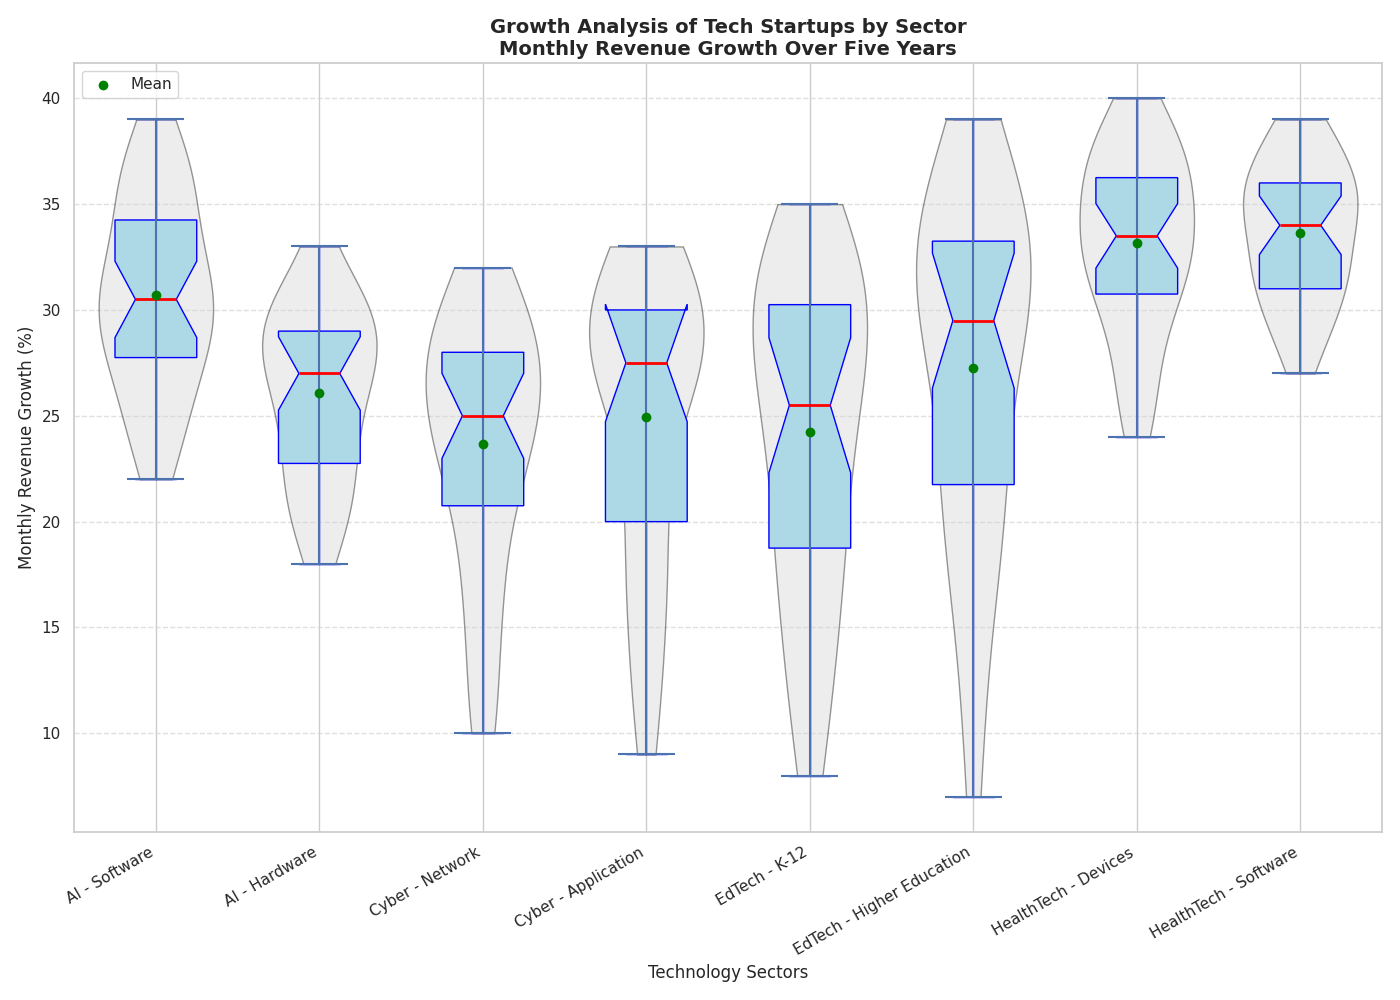

This figure's Python source:
import matplotlib.pyplot as plt
import numpy as np

# Define the reduced technology sectors
sectors = ['AI - Software', 'AI - Hardware', 'Cyber - Network', 'Cyber - Application', 
           'EdTech - K-12', 'EdTech - Higher Education', 'HealthTech - Devices', 'HealthTech - Software']

# Synthetic monthly revenue growth data over five years for each sector
ai_software_growth = [22, 24, 23, 25, 27, 30, 28, 25, 27, 26, 29, 31,
                      28, 32, 29, 30, 31, 33, 30, 31, 35, 29, 34, 37, 36, 35, 33, 32, 36, 37, 38, 39]
ai_hardware_growth = [18, 19, 22, 20, 21, 25, 24, 22, 23, 24, 20, 26,
                      27, 29, 22, 28, 30, 26, 28, 25, 27, 29, 31, 30, 32, 29, 31, 28, 30, 33, 29, 27]

cyber_network_growth = [10, 12, 11, 15, 18, 17, 16, 20, 22, 25, 27, 28,
                        26, 23, 22, 24, 26, 25, 23, 21, 25, 28, 29, 30, 31, 29, 32, 30, 31, 28, 26, 27]
cyber_app_growth = [9, 11, 13, 14, 16, 20, 17, 18, 20, 21, 24, 26,
                    27, 28, 29, 30, 28, 27, 26, 29, 32, 31, 33, 30, 29, 31, 32, 33, 30, 28, 29, 27]

edtech_k12_growth = [8, 10, 12, 15, 18, 16, 13, 17, 19, 22, 20, 21,
                     23, 25, 24, 26, 28, 30, 27, 25, 29, 31, 34, 32, 28, 30, 29, 33, 31, 35, 33, 32]
edtech_higher_growth = [7, 11, 14, 16, 19, 21, 23, 18, 20, 24, 27, 25,
                        22, 28, 29, 30, 32, 34, 33, 35, 37, 36, 31, 33, 38, 39, 34, 31, 30, 29, 32, 35]

healthtech_devices_growth = [25, 26, 24, 28, 29, 30, 27, 31, 34, 32, 30, 33,
                             36, 37, 35, 34, 38, 40, 39, 37, 35, 36, 31, 33, 32, 37, 39, 38, 36, 34, 32, 33]
healthtech_software_growth = [27, 29, 30, 28, 31, 32, 33, 35, 37, 36, 35, 38,
                              39, 37, 36, 35, 34, 33, 32, 31, 30, 29, 34, 32, 35, 37, 38, 39, 36, 35, 33, 31]

# Compile the reduced data into a list for plotting
growth_data = [
    ai_software_growth, ai_hardware_growth,
    cyber_network_growth, cyber_app_growth,
    edtech_k12_growth, edtech_higher_growth,
    healthtech_devices_growth, healthtech_software_growth
]

# Create the figure and axis for plotting
fig, ax = plt.subplots(figsize=(14, 10))

# Create box plots with overlayed violin plots for density visualization
bp = ax.boxplot(growth_data, vert=True, notch=True, patch_artist=True,
                labels=sectors, 
                boxprops=dict(facecolor='lightblue', color='blue'),
                whiskerprops=dict(color='blue'),
                capprops=dict(color='blue'),
                medianprops=dict(color='red', linewidth=2),
                flierprops=dict(marker='o', color='blue', markersize=8, alpha=0.5))

# Violin plots to visualize the density
parts = ax.violinplot(growth_data, showmeans=False, showmedians=False, widths=0.7)
for pc in parts['bodies']:
    pc.set_facecolor('lightgrey')
    pc.set_edgecolor('black')
    pc.set_alpha(0.4)

# Add mean values
means = [np.mean(data) for data in growth_data]
ax.scatter(range(1, len(means) + 1), means, color='green', zorder=3, label='Mean')

# Set the title and labels with multi-line title for clarity
ax.set_title('Growth Analysis of Tech Startups by Sector\nMonthly Revenue Growth Over Five Years', fontsize=14, fontweight='bold')
ax.set_ylabel('Monthly Revenue Growth (%)', fontsize=12)
ax.set_xlabel('Technology Sectors', fontsize=12)

# Enhance readability with grid lines
ax.yaxis.grid(True, linestyle='--', which='major', color='lightgrey', alpha=0.7)

# Rotate the x-axis labels for better readability
plt.xticks(rotation=30, ha='right')

# Add legend for the mean values
ax.legend(loc='upper left')

# Adjust layout to prevent overlap
plt.tight_layout()

# Show the plot
plt.show()
